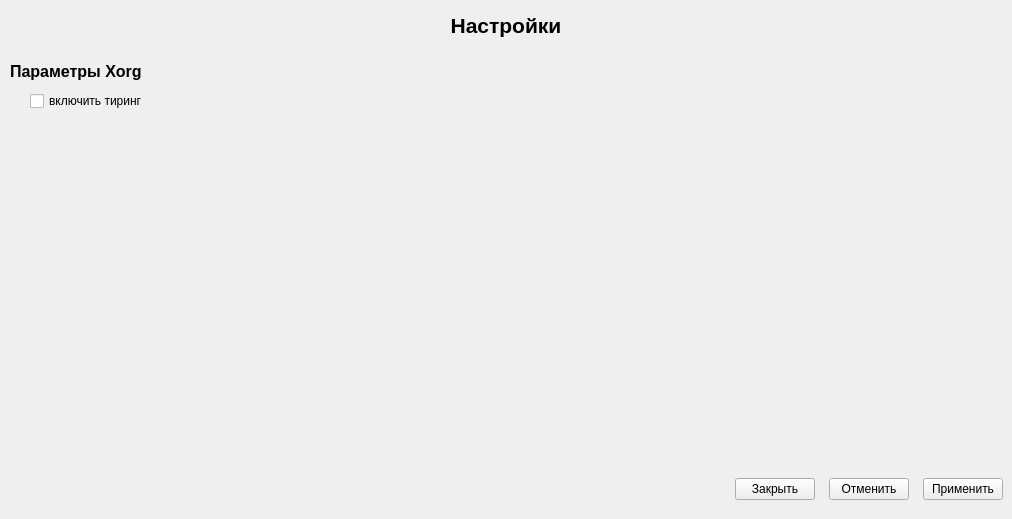
<?xml version="1.0" encoding="UTF-8"?>
<ui version="4.0">
 <class>Settings</class>
 <widget class="QWidget" name="Settings">
  <property name="geometry">
   <rect>
    <x>0</x>
    <y>0</y>
    <width>1012</width>
    <height>519</height>
   </rect>
  </property>
  <property name="sizePolicy">
   <sizepolicy hsizetype="Expanding" vsizetype="Expanding">
    <horstretch>0</horstretch>
    <verstretch>0</verstretch>
   </sizepolicy>
  </property>
  <property name="windowTitle">
   <string>Form</string>
  </property>
  <layout class="QGridLayout" name="gridLayout">
   <property name="leftMargin">
    <number>0</number>
   </property>
   <property name="topMargin">
    <number>0</number>
   </property>
   <property name="rightMargin">
    <number>0</number>
   </property>
   <property name="bottomMargin">
    <number>0</number>
   </property>
   <property name="spacing">
    <number>0</number>
   </property>
   <item row="0" column="0">
    <widget class="QFrame" name="frame">
     <property name="frameShape">
      <enum>QFrame::NoFrame</enum>
     </property>
     <property name="frameShadow">
      <enum>QFrame::Raised</enum>
     </property>
     <layout class="QVBoxLayout" name="verticalLayout">
      <property name="spacing">
       <number>0</number>
      </property>
      <property name="leftMargin">
       <number>0</number>
      </property>
      <property name="topMargin">
       <number>0</number>
      </property>
      <property name="rightMargin">
       <number>0</number>
      </property>
      <property name="bottomMargin">
       <number>0</number>
      </property>
      <item>
       <widget class="QLabel" name="label">
        <property name="minimumSize">
         <size>
          <width>0</width>
          <height>50</height>
         </size>
        </property>
        <property name="maximumSize">
         <size>
          <width>16777215</width>
          <height>50</height>
         </size>
        </property>
        <property name="font">
         <font>
          <pointsize>16</pointsize>
          <weight>75</weight>
          <bold>true</bold>
         </font>
        </property>
        <property name="text">
         <string>Настройки</string>
        </property>
        <property name="alignment">
         <set>Qt::AlignCenter</set>
        </property>
       </widget>
      </item>
      <item>
       <widget class="QFrame" name="frame_2">
        <property name="frameShape">
         <enum>QFrame::NoFrame</enum>
        </property>
        <property name="frameShadow">
         <enum>QFrame::Raised</enum>
        </property>
        <widget class="QLabel" name="label_2">
         <property name="geometry">
          <rect>
           <x>10</x>
           <y>10</y>
           <width>161</width>
           <height>23</height>
          </rect>
         </property>
         <property name="maximumSize">
          <size>
           <width>16777215</width>
           <height>40</height>
          </size>
         </property>
         <property name="font">
          <font>
           <pointsize>12</pointsize>
           <weight>75</weight>
           <bold>true</bold>
          </font>
         </property>
         <property name="text">
          <string>Параметры Xorg</string>
         </property>
        </widget>
        <widget class="QCheckBox" name="checkBoxTearing">
         <property name="geometry">
          <rect>
           <x>30</x>
           <y>40</y>
           <width>139</width>
           <height>22</height>
          </rect>
         </property>
         <property name="text">
          <string>включить тиринг</string>
         </property>
        </widget>
       </widget>
      </item>
      <item>
       <widget class="QFrame" name="frame_3">
        <property name="maximumSize">
         <size>
          <width>16777215</width>
          <height>60</height>
         </size>
        </property>
        <property name="frameShape">
         <enum>QFrame::NoFrame</enum>
        </property>
        <property name="frameShadow">
         <enum>QFrame::Raised</enum>
        </property>
        <layout class="QHBoxLayout" name="horizontalLayout">
         <property name="spacing">
          <number>14</number>
         </property>
         <item>
          <spacer name="horizontalSpacer">
           <property name="orientation">
            <enum>Qt::Horizontal</enum>
           </property>
           <property name="sizeHint" stdset="0">
            <size>
             <width>40</width>
             <height>20</height>
            </size>
           </property>
          </spacer>
         </item>
         <item>
          <widget class="QPushButton" name="pushButton_3">
           <property name="maximumSize">
            <size>
             <width>120</width>
             <height>16777215</height>
            </size>
           </property>
           <property name="text">
            <string>Закрыть</string>
           </property>
          </widget>
         </item>
         <item>
          <widget class="QPushButton" name="pushButton_2">
           <property name="maximumSize">
            <size>
             <width>120</width>
             <height>16777215</height>
            </size>
           </property>
           <property name="text">
            <string>Отменить</string>
           </property>
          </widget>
         </item>
         <item>
          <widget class="QPushButton" name="pushButton">
           <property name="maximumSize">
            <size>
             <width>120</width>
             <height>16777215</height>
            </size>
           </property>
           <property name="text">
            <string>Применить</string>
           </property>
          </widget>
         </item>
        </layout>
       </widget>
      </item>
     </layout>
    </widget>
   </item>
  </layout>
 </widget>
 <resources/>
 <connections/>
</ui>
